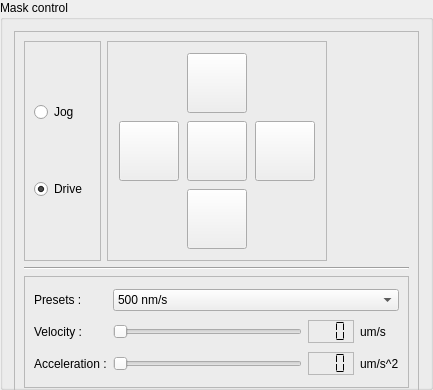
        <widget class="QGroupBox" name="maskControlBox">
         <property name="sizePolicy">
          <sizepolicy hsizetype="Minimum" vsizetype="Minimum">
           <horstretch>0</horstretch>
           <verstretch>0</verstretch>
          </sizepolicy>
         </property>
         <property name="minimumSize">
          <size>
           <width>433</width>
           <height>390</height>
          </size>
         </property>
         <property name="maximumSize">
          <size>
           <width>433</width>
           <height>390</height>
          </size>
         </property>
         <property name="title">
          <string>Mask control</string>
         </property>
         <layout class="QGridLayout" name="gridLayout_2">
          <item row="0" column="1">
           <widget class="QFrame" name="maskControlFrame">
            <property name="minimumSize">
             <size>
              <width>405</width>
              <height>370</height>
             </size>
            </property>
            <property name="maximumSize">
             <size>
              <width>405</width>
              <height>370</height>
             </size>
            </property>
            <property name="frameShape">
             <enum>QFrame::StyledPanel</enum>
            </property>
            <property name="frameShadow">
             <enum>QFrame::Raised</enum>
            </property>
            <layout class="QGridLayout" name="gridLayout_14">
             <item row="0" column="0">
              <widget class="QFrame" name="maskMoveModeFrame">
               <property name="maximumSize">
                <size>
                 <width>88</width>
                 <height>220</height>
                </size>
               </property>
               <property name="frameShape">
                <enum>QFrame::StyledPanel</enum>
               </property>
               <property name="frameShadow">
                <enum>QFrame::Raised</enum>
               </property>
               <layout class="QVBoxLayout" name="verticalLayout_2">
                <item>
                 <widget class="QRadioButton" name="maskJogModeButton">
                  <property name="text">
                   <string>Jog</string>
                  </property>
                 </widget>
                </item>
                <item>
                 <widget class="QRadioButton" name="maskDriveModeButton">
                  <property name="text">
                   <string>Drive</string>
                  </property>
                  <property name="checked">
                   <bool>true</bool>
                  </property>
                 </widget>
                </item>
               </layout>
              </widget>
             </item>
             <item row="2" column="0" colspan="3">
              <widget class="QFrame" name="maskMoveParamFrame">
               <property name="minimumSize">
                <size>
                 <width>370</width>
                 <height>0</height>
                </size>
               </property>
               <property name="maximumSize">
                <size>
                 <width>435</width>
                 <height>112</height>
                </size>
               </property>
               <property name="frameShape">
                <enum>QFrame::StyledPanel</enum>
               </property>
               <property name="frameShadow">
                <enum>QFrame::Raised</enum>
               </property>
               <layout class="QGridLayout" name="gridLayout_10">
                <item row="0" column="0">
                 <widget class="QLabel" name="maskMovePresetLabel">
                  <property name="text">
                   <string>Presets :</string>
                  </property>
                 </widget>
                </item>
                <item row="1" column="0">
                 <widget class="QLabel" name="maskVelSliderLabel">
                  <property name="text">
                   <string>Velocity :</string>
                  </property>
                 </widget>
                </item>
                <item row="1" column="1">
                 <widget class="QSlider" name="maskVelSlider">
                  <property name="orientation">
                   <enum>Qt::Horizontal</enum>
                  </property>
                 </widget>
                </item>
                <item row="1" column="2">
                 <widget class="QLCDNumber" name="maskVelDisp">
                  <property name="frameShape">
                   <enum>QFrame::StyledPanel</enum>
                  </property>
                  <property name="digitCount">
                   <number>3</number>
                  </property>
                  <property name="segmentStyle">
                   <enum>QLCDNumber::Flat</enum>
                  </property>
                 </widget>
                </item>
                <item row="1" column="3">
                 <widget class="QLabel" name="maskVelDispLabel">
                  <property name="text">
                   <string>um/s</string>
                  </property>
                 </widget>
                </item>
                <item row="2" column="0">
                 <widget class="QLabel" name="maskAccSliderLabel">
                  <property name="text">
                   <string>Acceleration :</string>
                  </property>
                 </widget>
                </item>
                <item row="2" column="1">
                 <widget class="QSlider" name="maskAccSlider">
                  <property name="orientation">
                   <enum>Qt::Horizontal</enum>
                  </property>
                 </widget>
                </item>
                <item row="2" column="2">
                 <widget class="QLCDNumber" name="maskAccDisp">
                  <property name="frameShape">
                   <enum>QFrame::StyledPanel</enum>
                  </property>
                  <property name="digitCount">
                   <number>3</number>
                  </property>
                  <property name="segmentStyle">
                   <enum>QLCDNumber::Flat</enum>
                  </property>
                 </widget>
                </item>
                <item row="2" column="3">
                 <widget class="QLabel" name="maskAccDispLabel">
                  <property name="text">
                   <string>um/s^2</string>
                  </property>
                 </widget>
                </item>
                <item row="0" column="1" colspan="3">
                 <widget class="QComboBox" name="maskMovePresetCombo">
                  <item>
                   <property name="text">
                    <string>500 nm/s</string>
                   </property>
                  </item>
                  <item>
                   <property name="text">
                    <string>1 um/s</string>
                   </property>
                  </item>
                  <item>
                   <property name="text">
                    <string>5 um/s</string>
                   </property>
                  </item>
                  <item>
                   <property name="text">
                    <string>40 um/s</string>
                   </property>
                  </item>
                 </widget>
                </item>
               </layout>
              </widget>
             </item>
             <item row="1" column="0" colspan="3">
              <widget class="Line" name="maskControlDiv">
               <property name="orientation">
                <enum>Qt::Horizontal</enum>
               </property>
              </widget>
             </item>
             <item row="0" column="1">
              <widget class="QFrame" name="maskArrowFrame">
               <property name="minimumSize">
                <size>
                 <width>220</width>
                 <height>220</height>
                </size>
               </property>
               <property name="maximumSize">
                <size>
                 <width>220</width>
                 <height>220</height>
                </size>
               </property>
               <property name="frameShape">
                <enum>QFrame::StyledPanel</enum>
               </property>
               <property name="frameShadow">
                <enum>QFrame::Raised</enum>
               </property>
               <layout class="QGridLayout" name="gridLayout_7">
                <item row="1" column="0">
                 <widget class="QPushButton" name="maskMoveLeft">
                  <property name="minimumSize">
                   <size>
                    <width>60</width>
                    <height>60</height>
                   </size>
                  </property>
                  <property name="maximumSize">
                   <size>
                    <width>60</width>
                    <height>60</height>
                   </size>
                  </property>
                  <property name="styleSheet">
                   <string notr="true">image: url(:/icons/arrows/arrow-left-solid.svg);</string>
                  </property>
                  <property name="text">
                   <string/>
                  </property>
                 </widget>
                </item>
                <item row="1" column="4">
                 <widget class="QPushButton" name="maskMoveRight">
                  <property name="minimumSize">
                   <size>
                    <width>60</width>
                    <height>60</height>
                   </size>
                  </property>
                  <property name="maximumSize">
                   <size>
                    <width>60</width>
                    <height>60</height>
                   </size>
                  </property>
                  <property name="styleSheet">
                   <string notr="true">image: url(:/icons/arrows/arrow-right-solid.svg);</string>
                  </property>
                  <property name="text">
                   <string/>
                  </property>
                 </widget>
                </item>
                <item row="2" column="1">
                 <widget class="QPushButton" name="maskMoveDown">
                  <property name="minimumSize">
                   <size>
                    <width>60</width>
                    <height>60</height>
                   </size>
                  </property>
                  <property name="maximumSize">
                   <size>
                    <width>60</width>
                    <height>60</height>
                   </size>
                  </property>
                  <property name="styleSheet">
                   <string notr="true">image: url(:/icons/arrows/arrow-down-solid.svg);</string>
                  </property>
                  <property name="text">
                   <string/>
                  </property>
                 </widget>
                </item>
                <item row="0" column="1">
                 <widget class="QPushButton" name="maskMoveUp">
                  <property name="minimumSize">
                   <size>
                    <width>60</width>
                    <height>60</height>
                   </size>
                  </property>
                  <property name="maximumSize">
                   <size>
                    <width>60</width>
                    <height>60</height>
                   </size>
                  </property>
                  <property name="styleSheet">
                   <string notr="true">image: url(:/icons/arrows/arrow-up-solid.svg);</string>
                  </property>
                  <property name="text">
                   <string/>
                  </property>
                 </widget>
                </item>
                <item row="1" column="1">
                 <widget class="QPushButton" name="maskLockMoveButton">
                  <property name="minimumSize">
                   <size>
                    <width>60</width>
                    <height>60</height>
                   </size>
                  </property>
                  <property name="maximumSize">
                   <size>
                    <width>60</width>
                    <height>60</height>
                   </size>
                  </property>
                  <property name="styleSheet">
                   <string notr="true">image: url(:/icons/arrows/arrow-up-solid.svg);</string>
                  </property>
                  <property name="text">
                   <string/>
                  </property>
                  <property name="checkable">
                   <bool>true</bool>
                  </property>
                 </widget>
                </item>
               </layout>
              </widget>
             </item>
            </layout>
           </widget>
          </item>
         </layout>
        </widget>
